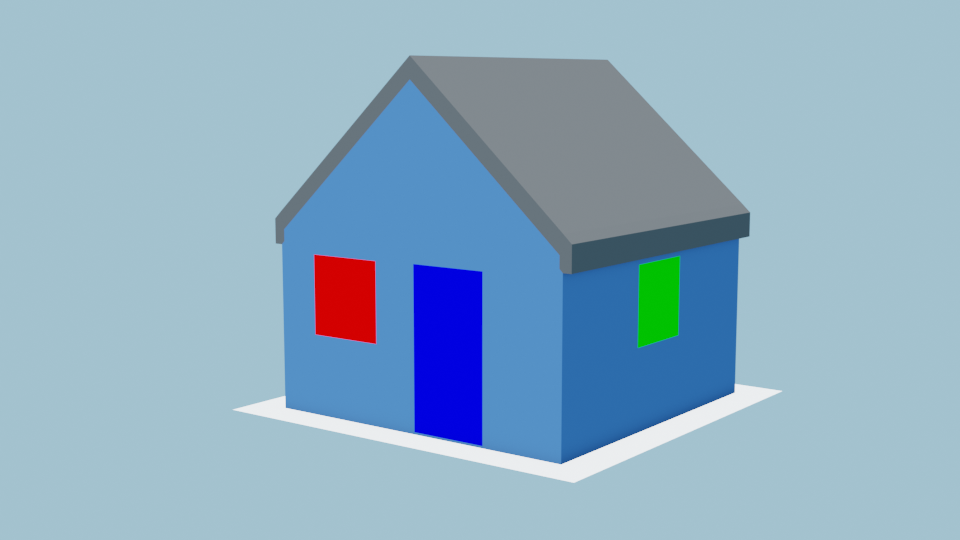
#> input picture house1.png, 960 x 540 px
$ jupyter execute Canny.ipynb
#> lines starting #> are read from the running program, lines starting #| are printed output that depends on the picture; after the words box and inside, x2 and y2 are one past the last pixel; in counts of white or black regions, pixels touching at a corner belong together
[cell 1]
import cv2
import numpy as np
import matplotlib.pyplot as plt
from scipy.signal import convolve2d
import math

[cell 2]
# Helper Function which overwrites any incompatible library import from collab
def cv2_imshow(imgz, title=None):
    plt.imshow(imgz)
    if title is not None:
        plt.title(title)
    plt.show()

[cell 3]
image = cv2.imread("house1.png", 0)
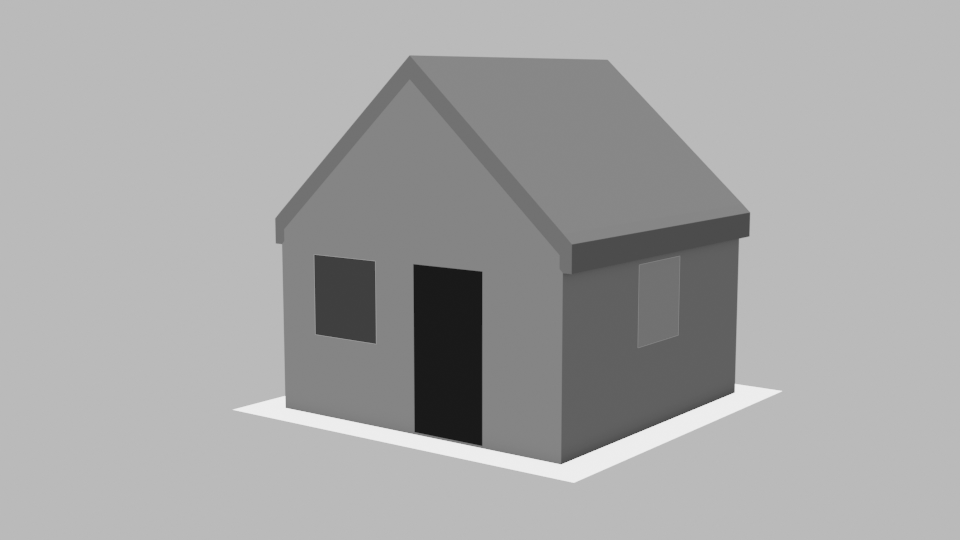
#> image: shape (540, 960); min 25, max 237, mean 165.6

print("im shape:", image.shape)
#| im shape: (540, 960)
print("im dim:", image.ndim)
#| im dim: 2
cv2_imshow(image, "Original Image")

Gauss Filter

[cell 4]
# Gaussian
def gaussian_filter(_A, a=1, sigma=1):
    A = np.copy(_A)
    M, N = A.shape
    a = a
    b = a
    m = 2*a+1
    n = 2*b+1

    # Kernel Creation
    sigma = sigma
    g = np.zeros((m, m))
    for s in range(-a, a+1):
        for t in range(-b, b+1):
            r2 = s*s + t*t  # distance squared from center of kernel
            # Formula corrected from r2/2/(sigma*sigma))
            g[s+a, t+b] = math.exp(-r2/(2*(sigma**2)))

    w = g/np.sum(g)  # Gauss Kernel Array
    #cv2_imshow(w, 'Gauss Kernel')

    # Kernel Application
    B = np.copy(A)
    for i in range(a, M-a):
        for j in range(b, N-b):
            I = 0
            for s in range(-a, a+1):
                for t in range(-b, b+1):
                    I = I + w[s+a, t+b] * A[i+s, j+t]
            B[i, j] = round(I)

    #cv2_imshow(B, 'Gauss Blurred Image')
    return B

Execution

Sobel Filter

[cell 5]
# Sobel Application
def apply_sobel(img):

    # Sobel Kernels
    sobel_x = np.array([[1, 2, 1],
                        [0, 0, 0],
                        [-1, -2, -1]])
    sobel_y = np.array([[-1, 0, 1],
                        [-2, 0, 2],
                        [-1, 0, 1]])

    fill_val = img[0][0]
#> fill_val = 186

    # Application of the kernels
    Gx = convolve2d(img, sobel_x ,fillvalue=fill_val)
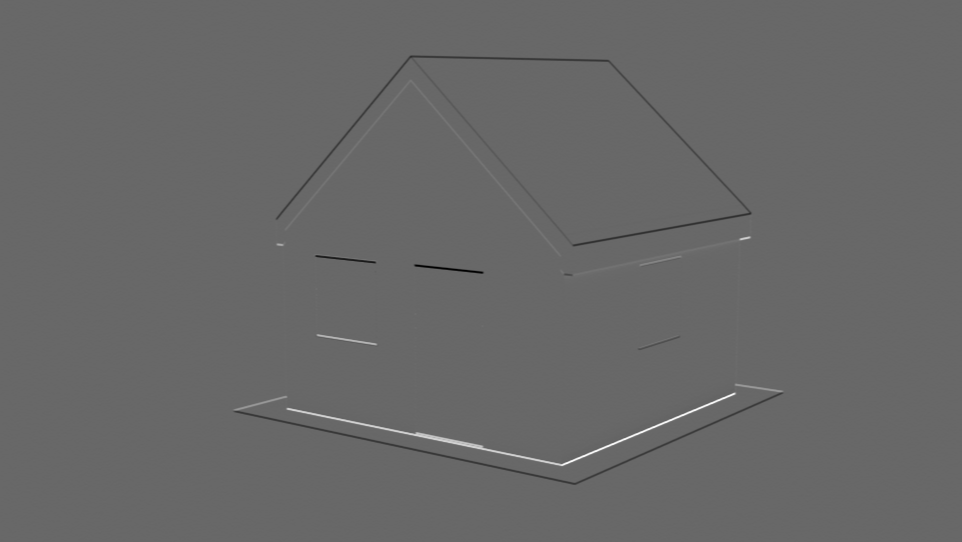
#> Gx: shape (542, 962) int64; min -431, max 624, mean 0; drawn with min black and max white
    Gy = convolve2d(img, sobel_y,fillvalue=fill_val)
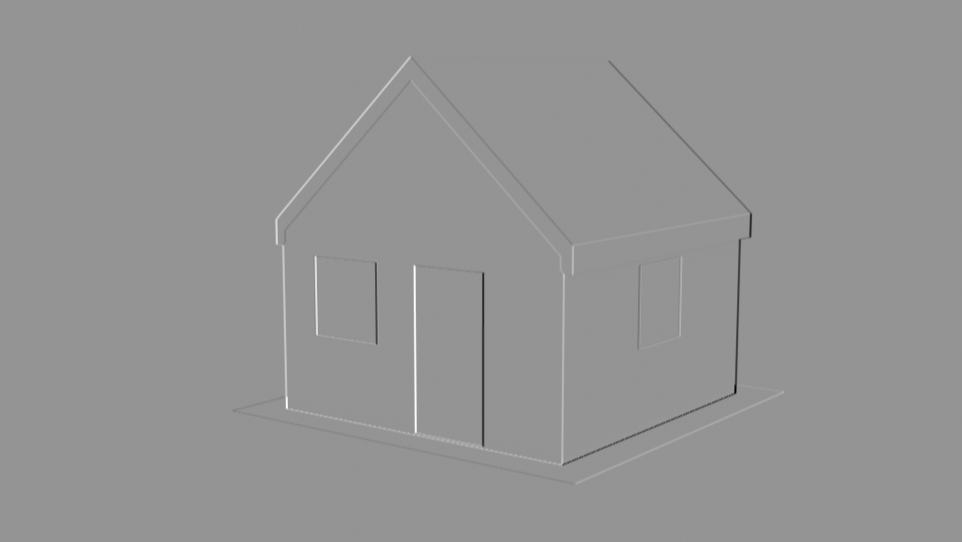
#> Gy: shape (542, 962) int64; min -605, max 437, mean 0; drawn with min black and max white

    # Magnitude
    Gs = np.sqrt(Gx**2 + Gy**2)
    # Direction
    theta = np.arctan2(Gy, Gx)
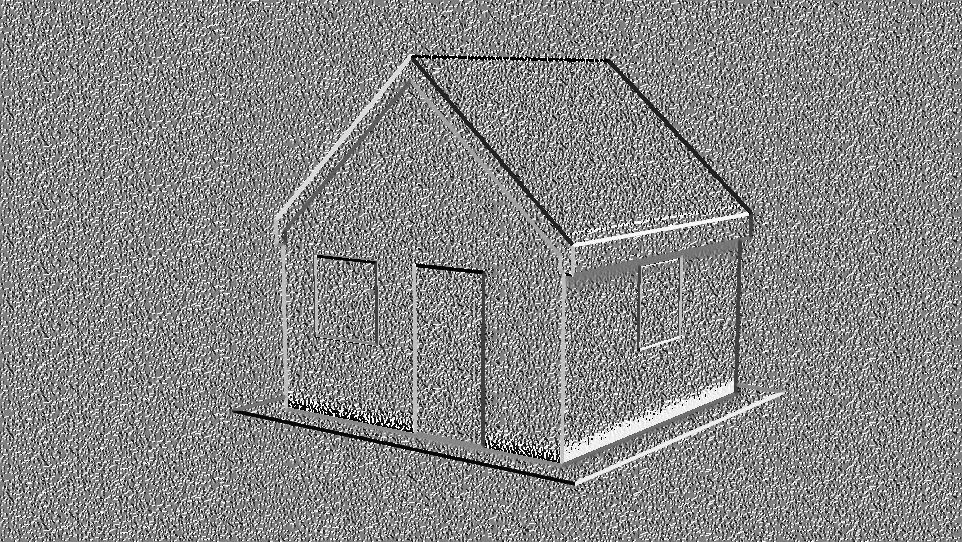
#> theta: shape (542, 962) float64; min -3.14, max 3.14, mean 0.202; drawn with min black and max white

    return Gx, Gy, Gs, theta

Non-Maxima Suppression

[cell 6]
# Non-maxima suppression
def non_max_suppression(G_theta, _G_mag):
    G_mag = np.copy(_G_mag) # Create empty image
    #deg_trans = lambda t: t * 180 / np.pi
    #vect = np.vectorize(deg_trans)

    # Transform theta into degrees
    G_deg = G_theta * (180 / np.pi)

    for i in range(1, G_deg.shape[0]-1):
        for j in range(1, G_deg.shape[1]-1):

            elem_g = G_mag[i][j]        # Magnitude intensity
            current_theta = G_deg[i][j] # Direction

            # Orthogonal Direction
            #alpha = current_theta - 90 if current_theta - 90 >= -180 else current_theta + 90
            alpha = current_theta
            # Horizontal
            #maybe reformat this way np.isclose(0, elem, atol= 22.5)
            if -22.5 < alpha <= 22.5 or -180 < alpha <= -157.5 or 157.5 < alpha <= 180:
                elem1_hor = G_mag[i-1][j]
                elem2_hor = G_mag[i+1][j]
                local_maxima = max(elem_g, elem1_hor, elem2_hor)

            # Vertical
            elif 67.5 < alpha <= 112.5 or -112.5 < alpha <= -67.5:
                elem1_hor = G_mag[i][j+1]
                elem2_hor = G_mag[i][j-1]
                local_maxima = max(elem_g, elem1_hor, elem2_hor)

            # Diagonal 45
            elif 112.5 < alpha <= 157.5 or -67.5 < alpha <= -22.5:
                elem1_hor = G_mag[i+1][j+1]
                elem2_hor = G_mag[i-1][j-1]
                local_maxima = max(elem_g, elem1_hor, elem2_hor)

            # Diagonal -45
            elif 22.5 < alpha <= 67.5 or -157.5 < alpha <= -112.5:
                elem1_hor = G_mag[i-1][j+1]
                elem2_hor = G_mag[i+1][j-1]
                local_maxima = max(elem_g, elem1_hor, elem2_hor)

            if elem_g != local_maxima:
                G_mag[i][j] = 0

    return G_mag

Execution

[cell 7]
Gx,Gy,Gs,G_theta = apply_sobel(image)
cv2_imshow(image, "Original Image")
cv2_imshow(Gx, 'Sobel Gx')
cv2_imshow(Gy, 'Sobel Gy')
cv2_imshow(G_theta, 'Sobel Theta')
cv2_imshow(Gs, 'Sobel Magnitude')

#Non Maxima Suppression
G_prime = non_max_suppression(G_theta, Gs)
cv2_imshow(G_prime, "Local Non Max Suppression")

# Detail Comparison
cv2_imshow(Gs[40:140,380:480], 'Roof Detail - Magnitude')
cv2_imshow(G_prime[40:140,380:480], "Roof Detail - Non-Max Suppression")

Double Threshold

[cell 8]
def double_threshold(img, min, max):
#> called with min = 10, max = 40
    A = np.copy(img)
    M, N = A.shape
#> M = 542; N = 962
    for i in range(M):
        for j in range(N):
            if A[i, j] >= max:
                A[i, j] = max
            elif min <= A[i, j] < max:
                A[i, j] = min
            else:
                A[i, j] = 0
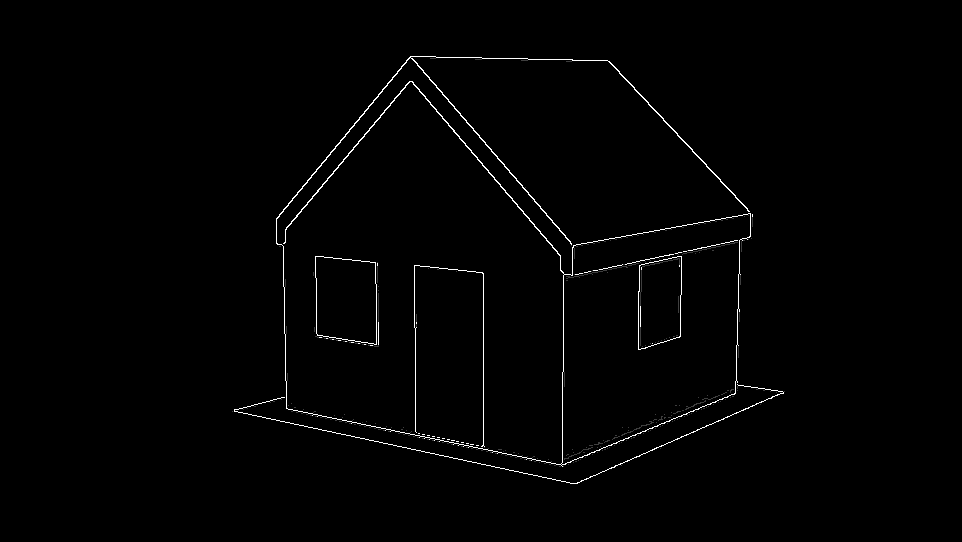
#> A: shape (542, 962) float64; min 0, max 40, mean 0.4; drawn with min black and max white
    return A

[cell 9]
# Used to decide on min and max values for double Threshold
def plot_histogram(img, name):
#> called with name = 'G_prime'
    A = np.copy(img)
    A_vals = A.flatten()
    A_unique = set(A_vals)
#> A_unique = 2641 items
    print(name, "total unique values:", len(A_unique))
#| G_prime total unique values: 2641

    plt.hist(x=list(A_vals), histtype='stepfilled')
    plt.yscale('log')
    plt.show()
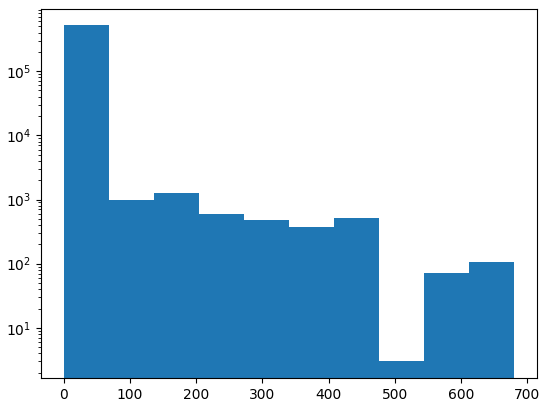
#> figure drawn by matplotlib, 1 panel

Execution

[cell 10]
G_thresh = double_threshold(G_prime, 10, 40)

plot_histogram(G_prime, "G_prime")
plot_histogram(G_thresh, "Threshold Image")
#| Threshold Image total unique values: 3
cv2_imshow(G_thresh, "Threshold Image")

# Detail Comparison
cv2_imshow(G_prime[40:140,380:480], 'Roof Detail - Non Maxima')
cv2_imshow(G_thresh[40:140,380:480], "Roof Detail - Threshold")
#> in cv2_imshow (call 12), `plt.show()`:
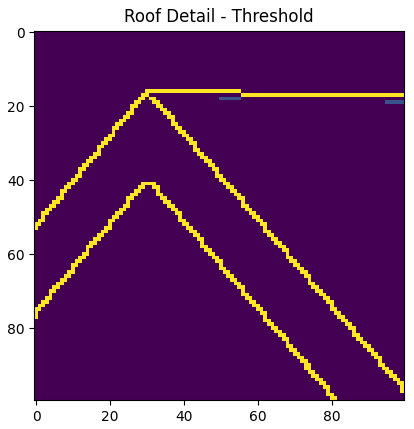
#> figure drawn by matplotlib, 1 panel

Connectivity Functions

[cell 11]
def connectivity(x, y):
    neighbors = []

    neighbors.append((x+1, y))
    neighbors.append((x-1, y))
    neighbors.append((x, y+1))
    neighbors.append((x, y-1))
    neighbors.append((x+1, y+1))
    neighbors.append((x-1, y-1))
    neighbors.append((x-1, y+1))
    neighbors.append((x+1, y-1))

    return neighbors


def get_edges(img):

    width = len(img)
#> width = 542
    height = len(img[0])
#> height = 962
    edges = img >= 40
#> edges: shape (542, 962) bool; 0.95% white in thin lines or dots, all inside (x1, y1, x2, y2) = (234, 56, 784, 484)
    # [4 lines of commented-out code are left out]
    queue = []

    for i in range(1, len(edges)-1):
        for j in range(1, len(edges[1])-1):
            if edges[i][j] == True:
                queue.append((i, j))
#> after the loop, queue = 4968 pairs, first value 56 to 483, second value 234 to 783

    while len(queue) > 0:
        elem = queue.pop()
        to_add = connectivity(elem[0], elem[1])
        for cand in to_add:
            # print("CAND IS", cand)

            if (cand[0] < width-1 and cand[1] < height - 1):
                if edges[cand[0], cand[1]] == True:
                    continue

                intensity = img[cand[0], cand[1]]
                if intensity >= 5 and intensity < 100:
                    queue.append((cand[0], cand[1]))
                    # print("ADDED")

        edges[elem[0], elem[1]] = True
#> this loop made 5656 passes
#> elem on passes 1 to 3: (483, 577), (483, 576), (483, 575)
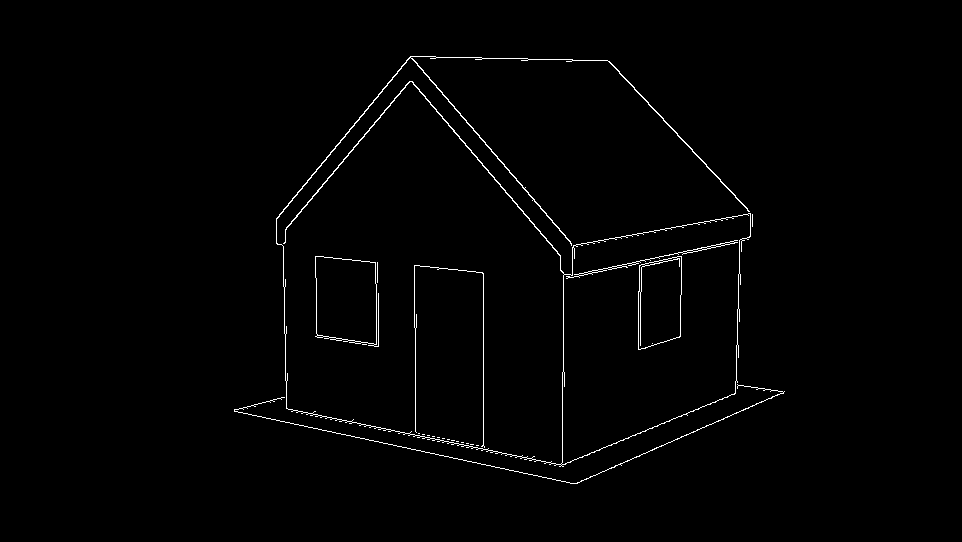
#> edges: shape (542, 962) bool; 1.1% white in thin lines or dots, all inside (x1, y1, x2, y2) = (234, 56, 785, 484)
#> after the loop, queue = []

    return edges

Execution

[cell 12]
connected_img = get_edges(G_thresh)
binary_image = np.where(connected_img == True, 100, 0)

print(binary_image)
#> (printed output is left out)

# plt.clf()
plt.imshow(binary_image, cmap='gray', vmin=0, vmax=255)
plt.show()

# a colormap and a normalization instance
cmap = plt.cm.jet
norm = plt.Normalize(vmin=binary_image.min(), vmax=binary_image.max())
image = cmap(norm(binary_image))
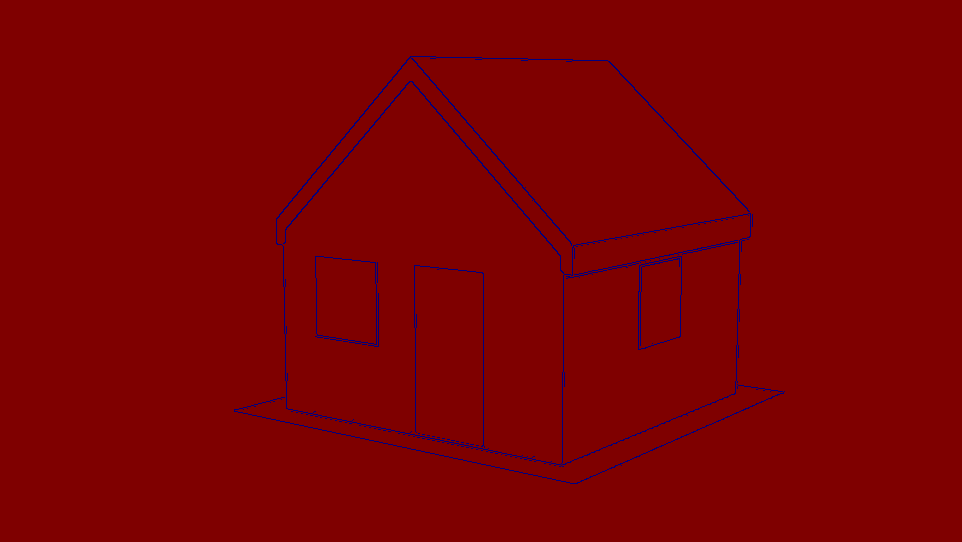
#> image: shape (542, 962, 4) float64; mean of channels 0, 1, 2, 3 0.00541, 0, 0.495, 1; drawn as B, G, R
img = plt.imsave('canny_result.png', binary_image, cmap='gray')

Canny Filter

[cell 13]
def canny_filter(img):
    G = np.copy(img)
    #G_gauss = gaussian_filter(G, a=1, sigma=1) # Not used
    Gx, Gy, Gs, Gt = apply_sobel(G)  # Gx,Gy, Magnitude, Theta
    G_nms = non_max_suppression(G_theta=Gt, _G_mag=Gs)
    G_threshold = double_threshold(G_nms, 40, 100)
    G_edges = get_edges(G_threshold)
#> the loop in get_edges (call 2), `while len(queue) > 0:` made 4968 passes
    G_binary = np.where(G_edges == True, 100, 0)
    return G_binary

Execution

[cell 14]
# Our implementation
image = cv2.imread("house1.png", 0)
our_image = canny_filter(image)
plt.imshow(our_image, cmap='gray', vmin=0, vmax=255)
img = plt.imsave('canny_result.png', our_image, cmap='gray')
plt.title("Our Canny Filter")
plt.show()

# Vs Library
from skimage.feature import canny
plt.imshow(canny(np.copy(image)), cmap='gray')
plt.title("skimage Library Canny")
plt.show()
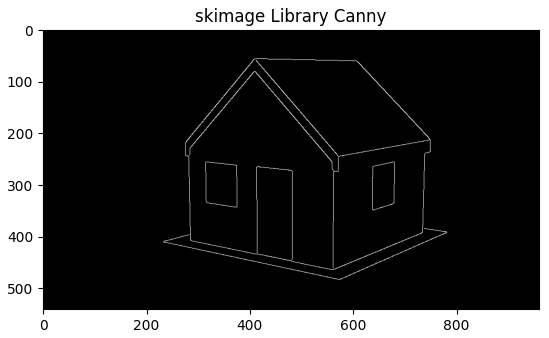
#> figure drawn by matplotlib, 1 panel

$ run again, with house2.png copied over house1.png
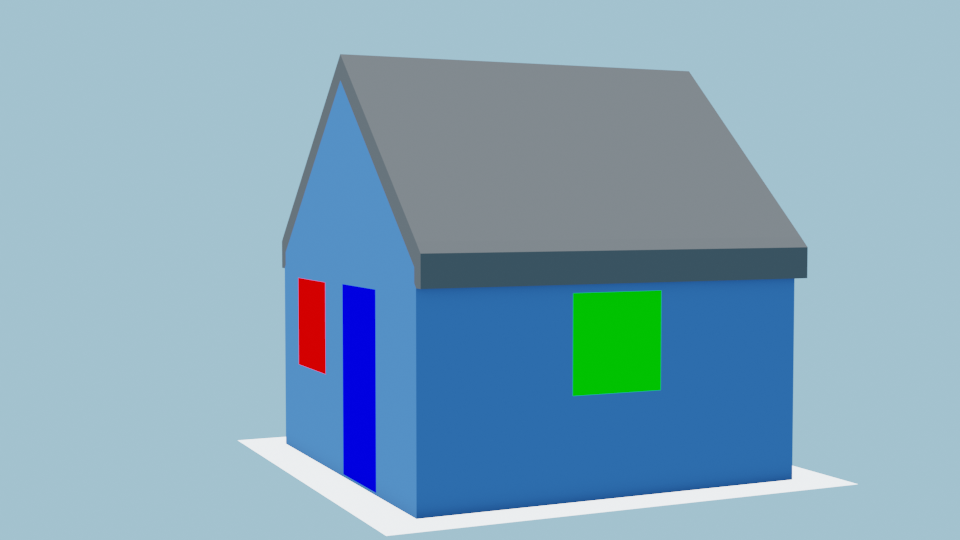
#> input picture house2.png, 960 x 540 px
#| im shape: (540, 960)
#| im dim: 2
#> fill_val = 186
#> A_unique = 2436 items
#| G_prime total unique values: 2436
#| Threshold Image total unique values: 3
#> width = 542
#> height = 962
#> after the loop in get_edges, `for i in range(1, len(edges)-1):`: queue = 5133 pairs, first value 55 to 537, second value 238 to 858
#> the loop in get_edges, `while len(queue) > 0:` made 6958 passes
#> elem on passes 1 to 3: (537, 388), (537, 387), (536, 397)
#> after the loop in get_edges, `while len(queue) > 0:`:
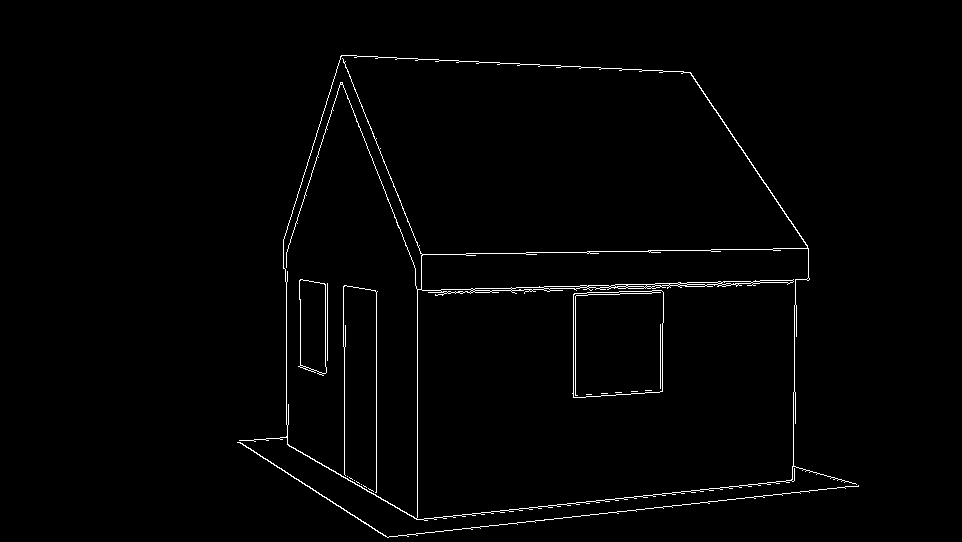
#> edges: shape (542, 962) bool; 1.3% white in thin lines or dots, all inside (x1, y1, x2, y2) = (237, 55, 859, 538)
#> after the loop in get_edges, `while len(queue) > 0:`: queue = []
#> (printed output is left out)
#> the loop in get_edges (call 2), `while len(queue) > 0:` made 5133 passes
#> G_binary: shape (542, 962) int64; values 0 (black) and 100 (white), 0.98% white in thin lines or dots, all inside (x1, y1, x2, y2) = (238, 55, 859, 538)
#> `plt.show()`:
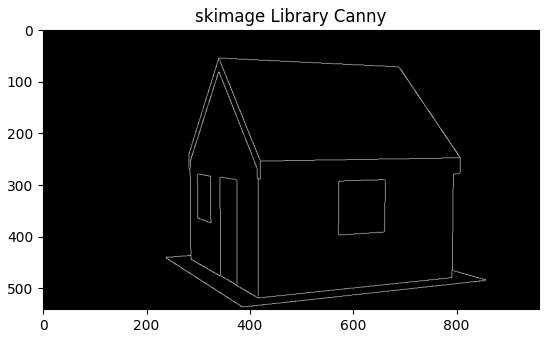
#> figure drawn by matplotlib, 1 panel
